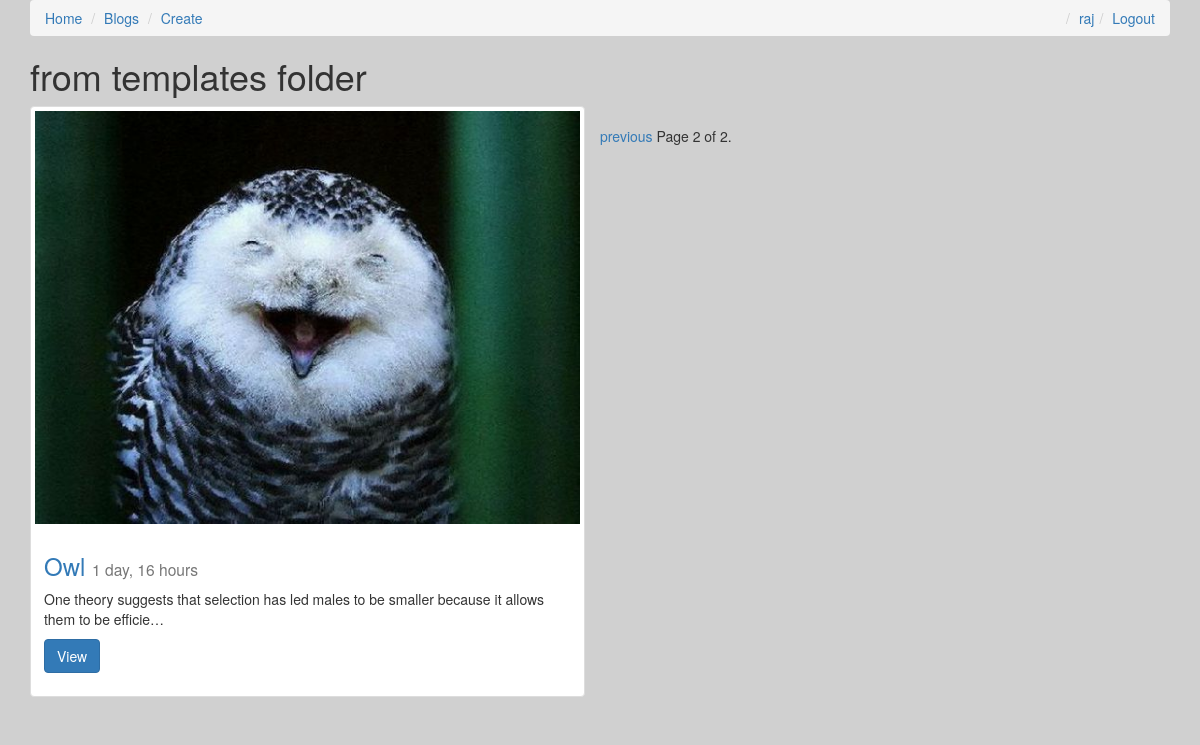
Page /?page=2 (signed in) on the committed database.
### blogs/models.py (models this page shows, shortened)
class Post(models.Model):
	title = models.CharField(max_length=120)
	slug = models.SlugField(unique=True)
	image = models.ImageField(upload_to = upload_location,null=True,blank=True,width_field="width_field",height_field="height_field")
	height_field = models.IntegerField(default=0)
	width_field = models.IntegerField(default=0)
	content = models.TextField()
	updated = models.DateTimeField(auto_now=True,auto_now_add=False)
	timestamp = models.DateTimeField(auto_now=False,auto_now_add=True)
	def get_absolute_url(self):
		return reverse('detail',kwargs={"slug":self.slug})

### blogs/views.py (the view)
# urls.py: url(r'^$',views.post_home,name="home"),
def post_home(request):
	form = PostForm(request.POST or None,request.FILES or None)
	if form.is_valid():
		instance= form.save(commit=False)
		instance.save()
		messages.success(request,"Successfully Created")
		return HttpResponseRedirect(instance.get_absolute_url())
	queryset_list = Post.objects.all().order_by('-timestamp')
	paginator = Paginator(queryset_list,4) # Show 25 contacts per page
	page = request.GET.get('page')
	try:
	    queryset = paginator.page(page)
	except PageNotAnInteger:
	    queryset = paginator.page(1)
	except EmptyPage:
	    queryset = paginator.page(paginator.num_pages)
	if request.user.is_authenticated():
		context = {
			"name":"Raj Kumar Meena",
			"queryset":queryset
		}
	else:
		context = {
			"name":"Not logged In",
			"form":form,
			"queryset":queryset
		}
	return render(request,"blogs/index.html",context)

### templates/blogs/index.html (shortened to what this page needs)
{% extends "blogs/base.html" %}
{% load markdown_deux_tags %}
{% block content %}
	<h1>from templates folder</h1>
	<div class="row">
	{% for obj in queryset %}
		  <div class="blog_img col-sm-6">
		    <div class="thumbnail">
		    {% if obj.image %}
				<img src="{{obj.image.url}}" class="img-responsive">
		    {% endif %}
		      <div class="caption">
		        <h3><a href="{{obj.get_absolute_url}}">{{obj.title}} </a><small>{{obj.timestamp|timesince}}</small></h3>
		        <p>{{obj.content|markdown|linebreaks|truncatechars_html:100}}</p>
		        <p><a href="{{obj.get_absolute_url}}" class="btn btn-primary" role="button">View</a></p>
		      </div>
		    </div>
		</div>
	{% endfor %}
<div class="pagination">
    <span class="step-links">
        {% if queryset.has_previous %}
            <a href="?page={{ queryset.previous_page_number }}">previous</a>
        {% endif %}
        <span class="current">
            Page {{ queryset.number }} of {{ queryset.paginator.num_pages }}.
        </span>
    </span>
</div>
	</div>
{% endblock content %}

### templates/blogs/base.html (shortened to what this page needs)
{% load static %}
<!DOCTYPE html>
<html>
<head>
	<link rel="stylesheet" href="https://maxcdn.bootstrapcdn.com/bootstrap/3.3.7/css/bootstrap.min.css">
	<link rel="stylesheet" type="text/css" href="{% static "css/style.css" %}">
</head>
<body>
<div class="container">
  <ol class="breadcrumb">
    <li><a href="{% url 'login' %}">Home</a></li>
    <li><a href="{% url 'home' %}">Blogs</a></li>
    {% if request.user.is_superuser %}
      <li class=""><a href="{% url 'create' %}">Create</a></li>
    {% endif %}
    {% if not request.user.is_authenticated %}
      <li class="pull-right"><a href="{% url 'register' %}">Register</a></li>
      <li class="pull-right"><a href="{% url 'login' %}">Login</a></li>
      <li class="pull-right"><a href="{% url 'forgot' %}">Forgot</a></li>
    {% else %}
      <li class="pull-right"><a href="{% url 'logout' %}">Logout</a></li>
      <li class="pull-right"><a href="">{{request.user.get_username}}</a></li>
    {% endif %}
  </ol>
{% block content %}
{% endblock content %}
</div>
</body>
</html>

### blogs/static/css/style.css (style rules this page uses)
body { background-color: #d0d0d0; }

### rows in the picture
Post: image (picture), title "Owl", timestamp "1 day, 16 hours", content "One theory suggests that selection has led males to be smaller because it allows them to be efficie…"

### other values in the picture
{{ request.user.get_username }} "raj"
{{ queryset.number }} "2"
{{ queryset.paginator.num_pages }} "2"
